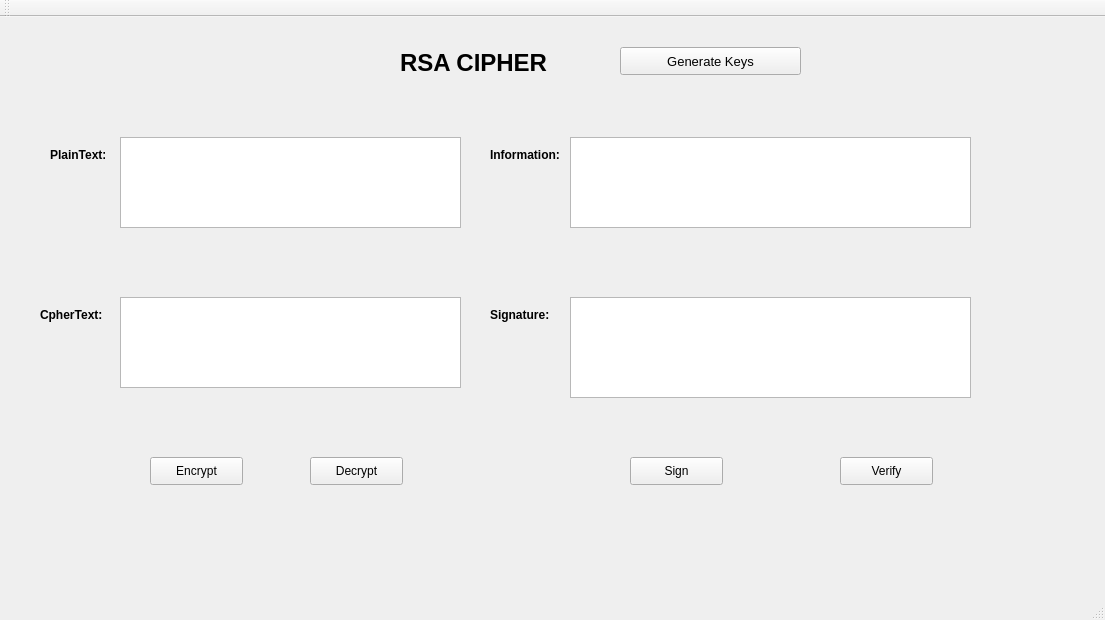
<?xml version="1.0" encoding="UTF-8"?>
<ui version="4.0">
 <class>MainWindow</class>
 <widget class="QMainWindow" name="MainWindow">
  <property name="geometry">
   <rect>
    <x>0</x>
    <y>0</y>
    <width>1105</width>
    <height>620</height>
   </rect>
  </property>
  <property name="windowTitle">
   <string>MainWindow</string>
  </property>
  <widget class="QWidget" name="centralwidget">
   <widget class="QLabel" name="label">
    <property name="geometry">
     <rect>
      <x>400</x>
      <y>20</y>
      <width>201</width>
      <height>51</height>
     </rect>
    </property>
    <property name="font">
     <font>
      <pointsize>18</pointsize>
      <weight>75</weight>
      <bold>true</bold>
     </font>
    </property>
    <property name="text">
     <string>RSA CIPHER</string>
    </property>
   </widget>
   <widget class="QLabel" name="label_2">
    <property name="geometry">
     <rect>
      <x>50</x>
      <y>130</y>
      <width>55</width>
      <height>16</height>
     </rect>
    </property>
    <property name="font">
     <font>
      <weight>75</weight>
      <bold>true</bold>
     </font>
    </property>
    <property name="text">
     <string>PlainText:</string>
    </property>
   </widget>
   <widget class="QLabel" name="label_3">
    <property name="geometry">
     <rect>
      <x>40</x>
      <y>290</y>
      <width>71</width>
      <height>16</height>
     </rect>
    </property>
    <property name="font">
     <font>
      <weight>75</weight>
      <bold>true</bold>
     </font>
    </property>
    <property name="text">
     <string>CpherText:</string>
    </property>
   </widget>
   <widget class="QLabel" name="label_4">
    <property name="geometry">
     <rect>
      <x>490</x>
      <y>130</y>
      <width>71</width>
      <height>16</height>
     </rect>
    </property>
    <property name="font">
     <font>
      <weight>75</weight>
      <bold>true</bold>
     </font>
    </property>
    <property name="text">
     <string>Information:</string>
    </property>
   </widget>
   <widget class="QLabel" name="label_5">
    <property name="geometry">
     <rect>
      <x>490</x>
      <y>290</y>
      <width>71</width>
      <height>16</height>
     </rect>
    </property>
    <property name="font">
     <font>
      <weight>75</weight>
      <bold>true</bold>
     </font>
    </property>
    <property name="text">
     <string>Signature:</string>
    </property>
   </widget>
   <widget class="QTextEdit" name="txt_plain_text">
    <property name="geometry">
     <rect>
      <x>120</x>
      <y>120</y>
      <width>341</width>
      <height>91</height>
     </rect>
    </property>
   </widget>
   <widget class="QTextEdit" name="txt_information_text">
    <property name="geometry">
     <rect>
      <x>570</x>
      <y>120</y>
      <width>401</width>
      <height>91</height>
     </rect>
    </property>
   </widget>
   <widget class="QPushButton" name="btn_encrypt">
    <property name="geometry">
     <rect>
      <x>150</x>
      <y>440</y>
      <width>93</width>
      <height>28</height>
     </rect>
    </property>
    <property name="text">
     <string>Encrypt</string>
    </property>
   </widget>
   <widget class="QPushButton" name="btn_decrypt">
    <property name="geometry">
     <rect>
      <x>310</x>
      <y>440</y>
      <width>93</width>
      <height>28</height>
     </rect>
    </property>
    <property name="text">
     <string>Decrypt</string>
    </property>
   </widget>
   <widget class="QPushButton" name="btn_sign">
    <property name="geometry">
     <rect>
      <x>630</x>
      <y>440</y>
      <width>93</width>
      <height>28</height>
     </rect>
    </property>
    <property name="text">
     <string>Sign</string>
    </property>
   </widget>
   <widget class="QPushButton" name="btn_verify">
    <property name="geometry">
     <rect>
      <x>840</x>
      <y>440</y>
      <width>93</width>
      <height>28</height>
     </rect>
    </property>
    <property name="text">
     <string>Verify</string>
    </property>
   </widget>
   <widget class="QPushButton" name="btn_gen_keys">
    <property name="geometry">
     <rect>
      <x>620</x>
      <y>30</y>
      <width>181</width>
      <height>28</height>
     </rect>
    </property>
    <property name="font">
     <font>
      <pointsize>10</pointsize>
      <weight>50</weight>
      <bold>false</bold>
     </font>
    </property>
    <property name="text">
     <string>Generate Keys</string>
    </property>
   </widget>
   <widget class="QTextEdit" name="txt_signature_text">
    <property name="geometry">
     <rect>
      <x>570</x>
      <y>280</y>
      <width>401</width>
      <height>101</height>
     </rect>
    </property>
   </widget>
   <widget class="QTextEdit" name="txt_cipher_text">
    <property name="geometry">
     <rect>
      <x>120</x>
      <y>280</y>
      <width>341</width>
      <height>91</height>
     </rect>
    </property>
   </widget>
  </widget>
  <widget class="QMenuBar" name="menubar">
   <property name="geometry">
    <rect>
     <x>0</x>
     <y>0</y>
     <width>1105</width>
     <height>21</height>
    </rect>
   </property>
  </widget>
  <widget class="QStatusBar" name="statusbar"/>
  <widget class="QToolBar" name="toolBar">
   <property name="windowTitle">
    <string>toolBar</string>
   </property>
   <attribute name="toolBarArea">
    <enum>TopToolBarArea</enum>
   </attribute>
   <attribute name="toolBarBreak">
    <bool>false</bool>
   </attribute>
  </widget>
 </widget>
 <resources/>
 <connections/>
</ui>
